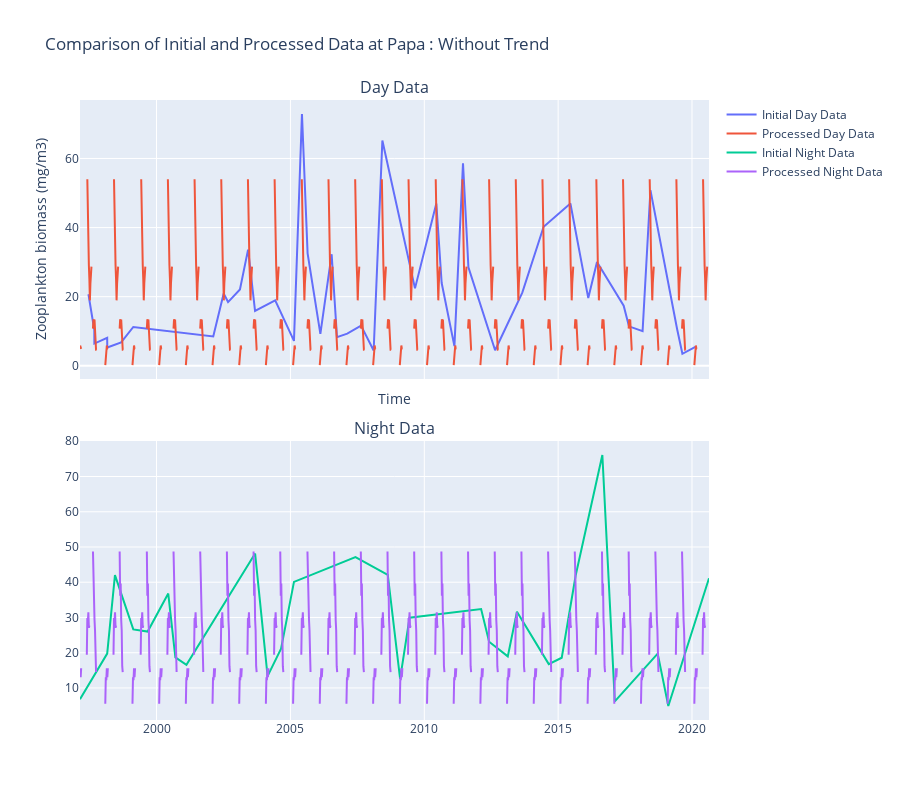

Notebook code cell kept with this figure:
### Code cell
fig = make_subplots(
    rows=2,
    cols=1,
    subplot_titles=("Day Data", "Night Data"),
    shared_xaxes=True,
    vertical_spacing=0.1,
)
# augmente la taille de la figure
fig.update_layout(height=800)

# Ajouter les données d'observation initiales de jour
fig.add_trace(
    go.Scatter(
        x=day_data["time"],
        y=day_data,
        mode="lines",
        name="Initial Day Data",
    ),
    row=1,
    col=1,
)

# Ajouter les données obtenues après traitement de jour
fig.add_trace(
    go.Scatter(
        x=aggregated_smoothed_detrended.index,
        y=aggregated_smoothed_detrended["day"],
        mode="lines",
        name="Processed Day Data",
    ),
    row=1,
    col=1,
)

# Ajouter les données d'observation initiales de nuit
fig.add_trace(
    go.Scatter(
        x=night_data["time"],
        y=night_data,
        mode="lines",
        name="Initial Night Data",
    ),
    row=2,
    col=1,
)

# Ajouter les données obtenues après traitement de nuit
fig.add_trace(
    go.Scatter(
        x=aggregated_smoothed_detrended.index,
        y=aggregated_smoothed_detrended["night"],
        mode="lines",
        name="Processed Night Data",
    ),
    row=2,
    col=1,
)

# Mettre à jour la mise en page
fig.update_layout(
    title=f"Comparison of Initial and Processed Data at {station} : Without Trend",
    xaxis_title="Time",
    yaxis_title="Zooplankton biomass (mg/m3)",
)

fig.show()

### Figure 1 — Plotly figure (JSON) as saved in the notebook; plotly's stock layout.template omitted (floating-point values rounded to 4 significant figures; data arrays with more than 128 entries replaced by an {"elided": "..."} marker saying what was removed)
{"data": [{"mode": "lines", "name": "Initial Day Data", "type": "scatter", "x": ["1997-06-16T00:00:00.000000000", "1997-09-04T00:00:00.000000000", "1997-09-05T00:00:00.000000000", "1998-02-27T00:00:00.000000000", "1998-02-28T00:00:00.000000000", "1998-09-05T00:00:00.000000000", "1999-02-18T00:00:00.000000000", "2002-02-13T00:00:00.000000000", "2002-07-05T00:00:00.000000000", "2002-09-03T00:00:00.000000000", "2003-02-12T00:00:00.000000000", "2003-06-03T00:00:00.000000000", "2003-09-06T00:00:00.000000000", "2004-06-07T00:00:00.000000000", "2005-02-18T00:00:00.000000000", "2005-06-07T00:00:00.000000000", "2005-08-23T00:00:00.000000000", "2006-02-13T00:00:00.000000000", "2006-07-17T00:00:00.000000000", "2006-09-28T00:00:00.000000000", "2007-02-15T00:00:00.000000000", "2007-08-22T00:00:00.000000000", "2008-02-10T00:00:00.000000000", "2008-06-08T00:00:00.000000000", "2009-08-27T00:00:00.000000000", "2010-06-14T00:00:00.000000000", "2010-08-26T00:00:00.000000000", "2011-02-16T00:00:00.000000000", "2011-06-13T00:00:00.000000000", "2011-08-26T00:00:00.000000000", "2012-08-24T00:00:00.000000000", "2013-08-30T00:00:00.000000000", "2014-06-17T00:00:00.000000000", "2015-06-17T00:00:00.000000000", "2016-02-16T00:00:00.000000000", "2016-06-14T00:00:00.000000000", "2017-06-13T00:00:00.000000000", "2017-08-24T00:00:00.000000000", "2018-02-26T00:00:00.000000000", "2018-06-13T00:00:00.000000000", "2019-06-11T00:00:00.000000000", "2019-08-23T00:00:00.000000000", "2020-02-16T00:00:00.000000000"], "xaxis": "x", "y": [20.69, 10.37, 6.423, 8.09, 5.284, 6.749, 11.23, 8.464, 20.93, 18.44, 22.06, 33.62, 15.88, 18.94, 7.212, 72.89, 32.54, 9.257, 32.3, 8.297, 9.301, 11.63, 4.41, 65.2, 22.4, 46.93, 23.94, 5.676, 58.61, 28.47, 4.496, 21.16, 40.23, 46.98, 19.59, 30.01, 17.39, 11.42, 10.02, 50.85, 10.71, 3.472, 5.451], "yaxis": "y"}, {"mode": "lines", "name": "Processed Day Data", "type": "scatter", "x": {"elided": "1226 str values"}, "xaxis": "x", "y": {"elided": "1226 float values"}, "yaxis": "y"}, {"mode": "lines", "name": "Initial Night Data", "type": "scatter", "x": ["1997-02-21T00:00:00.000000000", "1997-06-15T00:00:00.000000000", "1998-02-27T00:00:00.000000000", "1998-06-13T00:00:00.000000000", "1999-02-18T00:00:00.000000000", "1999-09-02T00:00:00.000000000", "2000-06-09T00:00:00.000000000", "2000-09-14T00:00:00.000000000", "2001-02-12T00:00:00.000000000", "2003-09-07T00:00:00.000000000", "2004-02-24T00:00:00.000000000", "2004-08-26T00:00:00.000000000", "2005-02-18T00:00:00.000000000", "2007-06-07T00:00:00.000000000", "2008-08-21T00:00:00.000000000", "2009-02-05T00:00:00.000000000", "2009-06-14T00:00:00.000000000", "2012-02-15T00:00:00.000000000", "2012-06-03T00:00:00.000000000", "2013-02-13T00:00:00.000000000", "2013-06-18T00:00:00.000000000", "2014-08-26T00:00:00.000000000", "2015-02-19T00:00:00.000000000", "2015-08-28T00:00:00.000000000", "2016-08-26T00:00:00.000000000", "2017-02-12T00:00:00.000000000", "2018-09-20T00:00:00.000000000", "2019-02-12T00:00:00.000000000", "2020-08-20T00:00:00.000000000"], "xaxis": "x2", "y": [6.817, 10.81, 19.75, 42.01, 26.61, 25.99, 36.78, 18.69, 16.59, 48.13, 13.35, 21.14, 40.11, 47.12, 42.08, 12.58, 29.92, 32.39, 23.13, 18.97, 31.65, 16.77, 18.57, 41.91, 76.12, 6.191, 19.73, 4.866, 41.12], "yaxis": "y2"}, {"mode": "lines", "name": "Processed Night Data", "type": "scatter", "x": {"elided": "1226 str values"}, "xaxis": "x2", "y": {"elided": "1226 float values"}, "yaxis": "y2"}], "layout": {"annotations": [{"font": {"size": 16}, "showarrow": false, "text": "Day Data", "x": 0.5, "xanchor": "center", "xref": "paper", "y": 1, "yanchor": "bottom", "yref": "paper"}, {"font": {"size": 16}, "showarrow": false, "text": "Night Data", "x": 0.5, "xanchor": "center", "xref": "paper", "y": 0.45, "yanchor": "bottom", "yref": "paper"}], "height": 800, "title": {"text": "Comparison of Initial and Processed Data at Papa : Without Trend"}, "xaxis": {"anchor": "y", "domain": [0, 1], "matches": "x2", "showticklabels": false, "title": {"text": "Time"}}, "xaxis2": {"anchor": "y2", "domain": [0, 1]}, "yaxis": {"anchor": "x", "domain": [0.55, 1], "title": {"text": "Zooplankton biomass (mg/m3)"}}, "yaxis2": {"anchor": "x2", "domain": [0, 0.45]}}}
